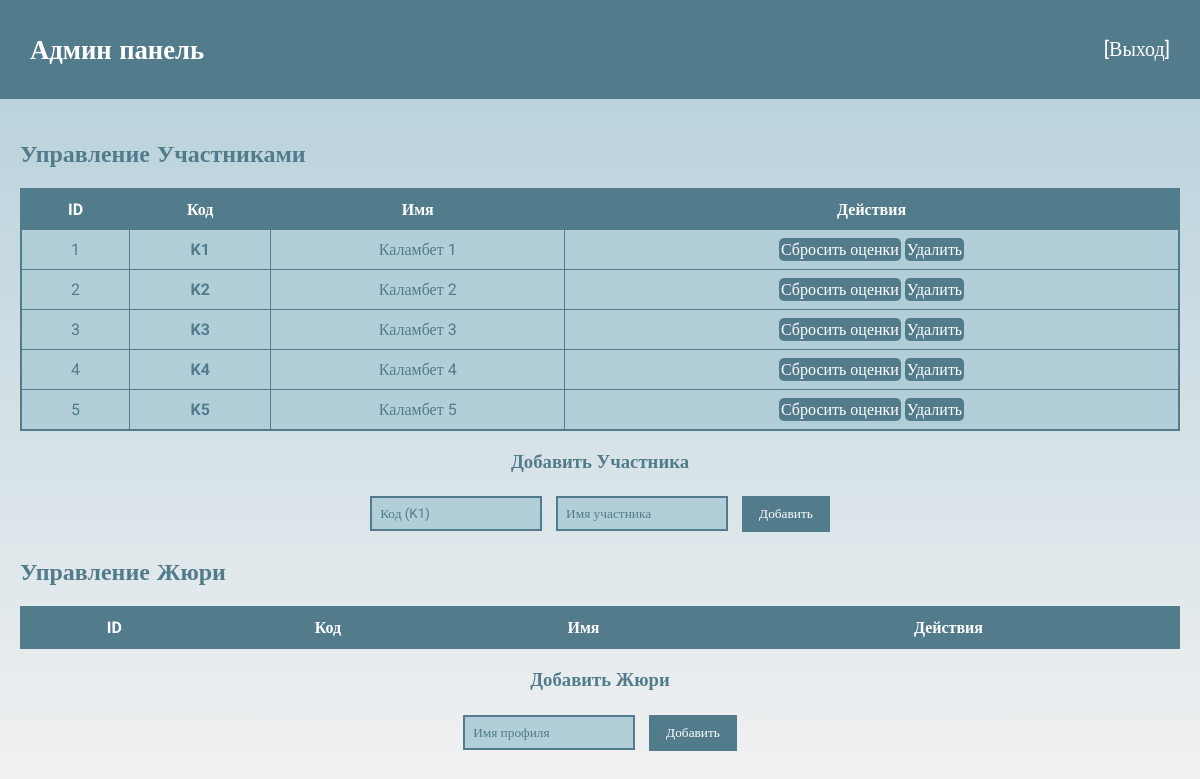
Before: /admin_panel (signed in) with the older database file.
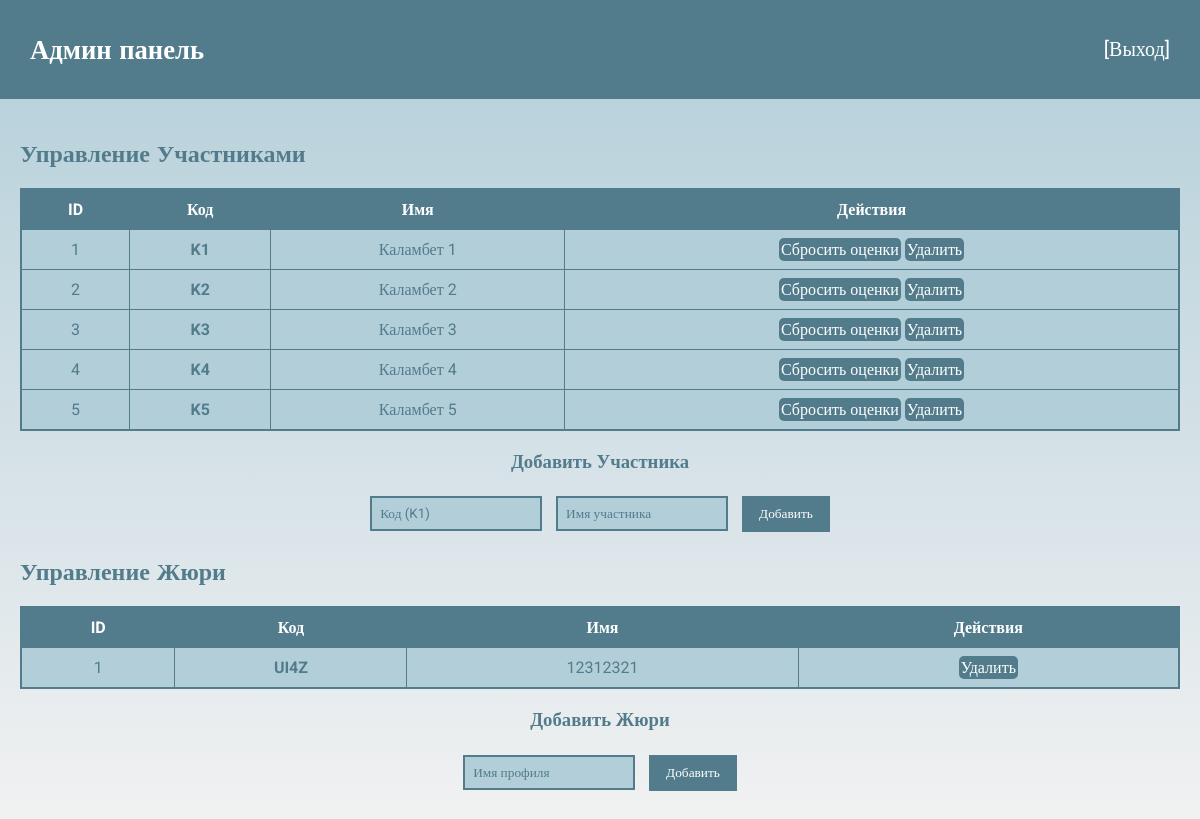
After: the same page with the newer database file.
### tables this page shows
CREATE TABLE participants
                 (id INTEGER PRIMARY KEY, code TEXT, name TEXT);

CREATE TABLE jury
                 (id INTEGER PRIMARY KEY, name TEXT UNIQUE, code TEXT UNIQUE);

### app.py (the view)
@app.route('/admin_panel')
def admin_panel():
    if 'user_id' not in session or not is_admin(session['user_id']):
        return redirect(url_for('admin_login'))
    conn = get_db_connection()
    participants = conn.execute("SELECT id, code, name FROM participants ORDER BY id").fetchall()
    jury_list = conn.execute("""
        SELECT id, code, name
        FROM jury
        ORDER BY id
    """).fetchall()
    conn.close()
    return render_template('admin_panel.html', participants=participants, jury_list=jury_list)

### app.py (called while the page is built)
def get_db_connection():
    conn = sqlite3.connect(DB, timeout=30)
    conn.row_factory = sqlite3.Row
    return conn

def is_admin(user_id):
    conn = get_db_connection()
    user = conn.execute("SELECT is_admin FROM jury_users WHERE id=?", (user_id,)).fetchone()
    conn.close()
    return user and user['is_admin'] == 1

### templates/admin_panel.html (shortened to what this page needs)
<!DOCTYPE html>
<html lang="ru">
<head>
<link rel="stylesheet" href="{{ url_for('static', filename='css/admin_panel.css') }}">
</head>
<body>
  <header>
    <h1 id="banner">Админ панель</h1>
    <a href="{{ url_for('logout') }}" class="logout">[Выход]</a>
  </header>
<div class="container">
  <h2>Управление Участниками</h2>
  <table>
    <tr>
      <th>ID</th>
      <th>Код</th>
      <th>Имя</th>
      <th>Действия</th>
    </tr>
    {% for p in participants %}
    <tr>
      <td>{{ p.id }}</td>
      <td><strong>{{ p.code }}</strong></td>
      <td>{{ p.name }}</td>
      <td>
        <a href="{{ url_for('reset_scores', id=p.id) }}" class="action-btn">Сбросить оценки</a>
        <a href="{{ url_for('delete_participant', id=p.id) }}" class="action-btn" onclick="return confirm('Удалить участника?');">Удалить</a>
      </td>
    </tr>
    {% endfor %}
  </table>
  <div class="add-form">
    <h3>Добавить Участника</h3>
    <form method="post" action="{{ url_for('add_participant') }}">
      <input type="text" name="code" placeholder="Код (K1)" required>
      <input type="text" name="name" placeholder="Имя участника" required>
      <button type="submit">Добавить</button>
    </form>
  </div>
  <h2>Управление Жюри</h2>
  <table>
    <tr>
      <th>ID</th>
      <th>Код</th>
      <th>Имя</th>
      <th>Действия</th>
    </tr>
    {% for j in jury_list %}
    <tr>
      <td>{{ j.id }}</td>
      <td><strong>{{ j.code }}</strong></td>
      <td>{{ j.name }}</td>
      <td>
        <a href="{{ url_for('delete_jury', id=j.id) }}" class="action-btn" onclick="return confirm('Удалить жюри?');">Удалить</a>
      </td>
    </tr>
    {% endfor %}
  </table>
  <div class="add-form">
    <h3>Добавить Жюри</h3>
    <form method="post" action="{{ url_for('add_jury') }}">
      <input type="text" name="name" placeholder="Имя профиля" required>
      <button type="submit">Добавить</button>
    </form>
  </div>
</div>
</body>
</html>

Changed rows visible on the page:
added jury: id "1", code "UI4Z", name "12312321"
